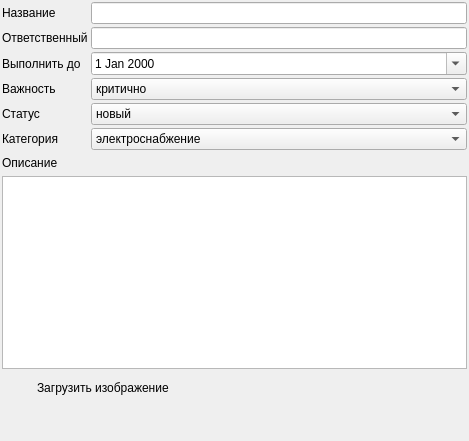
<?xml version="1.0" encoding="UTF-8"?>
<ui version="4.0">
 <class>MarkForm</class>
 <widget class="QWidget" name="MarkForm">
  <property name="geometry">
   <rect>
    <x>0</x>
    <y>0</y>
    <width>469</width>
    <height>441</height>
   </rect>
  </property>
  <property name="windowTitle">
   <string>Form</string>
  </property>
  <layout class="QVBoxLayout" name="verticalLayout">
   <property name="spacing">
    <number>3</number>
   </property>
   <property name="leftMargin">
    <number>2</number>
   </property>
   <property name="topMargin">
    <number>2</number>
   </property>
   <property name="rightMargin">
    <number>2</number>
   </property>
   <property name="bottomMargin">
    <number>2</number>
   </property>
   <item>
    <layout class="QFormLayout" name="formLayout">
     <item row="0" column="0">
      <widget class="QLabel" name="markNameLabel">
       <property name="text">
        <string>Название</string>
       </property>
      </widget>
     </item>
     <item row="0" column="1">
      <widget class="QLineEdit" name="markName"/>
     </item>
     <item row="1" column="0">
      <widget class="QLabel" name="responsibleLabel">
       <property name="text">
        <string>Ответственный</string>
       </property>
      </widget>
     </item>
     <item row="1" column="1">
      <widget class="QLineEdit" name="responsible"/>
     </item>
     <item row="2" column="0">
      <widget class="QLabel" name="dateEditLabel">
       <property name="text">
        <string>Выполнить до</string>
       </property>
      </widget>
     </item>
     <item row="3" column="0">
      <widget class="QLabel" name="importanceLabel">
       <property name="text">
        <string>Важность</string>
       </property>
      </widget>
     </item>
     <item row="3" column="1">
      <widget class="QComboBox" name="importance">
       <item>
        <property name="text">
         <string>критично</string>
        </property>
       </item>
       <item>
        <property name="text">
         <string>важно</string>
        </property>
       </item>
       <item>
        <property name="text">
         <string>в рабочем порядке</string>
        </property>
       </item>
       <item>
        <property name="text">
         <string>в свободное время</string>
        </property>
       </item>
      </widget>
     </item>
     <item row="4" column="0">
      <widget class="QLabel" name="statusLabel">
       <property name="text">
        <string>Статус</string>
       </property>
      </widget>
     </item>
     <item row="4" column="1">
      <widget class="QComboBox" name="status">
       <item>
        <property name="text">
         <string>новый</string>
        </property>
       </item>
       <item>
        <property name="text">
         <string>в работе</string>
        </property>
       </item>
       <item>
        <property name="text">
         <string>на проверку</string>
        </property>
       </item>
      </widget>
     </item>
     <item row="5" column="0">
      <widget class="QLabel" name="categoryLabel">
       <property name="text">
        <string>Категория</string>
       </property>
      </widget>
     </item>
     <item row="5" column="1">
      <widget class="QComboBox" name="category">
       <item>
        <property name="text">
         <string>электроснабжение</string>
        </property>
       </item>
       <item>
        <property name="text">
         <string>водоснабжение</string>
        </property>
       </item>
       <item>
        <property name="text">
         <string>водоотведение</string>
        </property>
       </item>
       <item>
        <property name="text">
         <string>отопление</string>
        </property>
       </item>
       <item>
        <property name="text">
         <string>вентиляция</string>
        </property>
       </item>
       <item>
        <property name="text">
         <string>тепловые сети</string>
        </property>
       </item>
       <item>
        <property name="text">
         <string>слаботочные сети</string>
        </property>
       </item>
       <item>
        <property name="text">
         <string>газоснабжение</string>
        </property>
       </item>
       <item>
        <property name="text">
         <string>технологические решения</string>
        </property>
       </item>
       <item>
        <property name="text">
         <string>архитектурные решения</string>
        </property>
       </item>
      </widget>
     </item>
     <item row="2" column="1">
      <widget class="QDateEdit" name="dateEdit">
       <property name="calendarPopup">
        <bool>true</bool>
       </property>
      </widget>
     </item>
    </layout>
   </item>
   <item>
    <layout class="QHBoxLayout" name="horizontalLayout_3">
     <item>
      <widget class="QLabel" name="label_7">
       <property name="text">
        <string>Описание</string>
       </property>
      </widget>
     </item>
     <item>
      <spacer name="horizontalSpacer_3">
       <property name="orientation">
        <enum>Qt::Horizontal</enum>
       </property>
       <property name="sizeHint" stdset="0">
        <size>
         <width>40</width>
         <height>20</height>
        </size>
       </property>
      </spacer>
     </item>
    </layout>
   </item>
   <item>
    <widget class="QTextEdit" name="description"/>
   </item>
   <item>
    <layout class="QHBoxLayout" name="horizontalLayout">
     <item>
      <widget class="QPushButton" name="loadImage">
       <property name="minimumSize">
        <size>
         <width>32</width>
         <height>32</height>
        </size>
       </property>
       <property name="maximumSize">
        <size>
         <width>32</width>
         <height>32</height>
        </size>
       </property>
       <property name="styleSheet">
        <string notr="true">border-radius:4;
border-color: rgb(255, 255, 255);</string>
       </property>
       <property name="text">
        <string/>
       </property>
      </widget>
     </item>
     <item>
      <widget class="QLabel" name="loadImageLabel">
       <property name="text">
        <string>Загрузить изображение</string>
       </property>
      </widget>
     </item>
     <item>
      <spacer name="horizontalSpacer_2">
       <property name="orientation">
        <enum>Qt::Horizontal</enum>
       </property>
       <property name="sizeHint" stdset="0">
        <size>
         <width>40</width>
         <height>0</height>
        </size>
       </property>
      </spacer>
     </item>
    </layout>
   </item>
   <item>
    <layout class="QVBoxLayout" name="galeryLayout"/>
   </item>
   <item>
    <layout class="QHBoxLayout" name="horizontalLayout_2">
     <item>
      <spacer name="horizontalSpacer">
       <property name="orientation">
        <enum>Qt::Horizontal</enum>
       </property>
       <property name="sizeHint" stdset="0">
        <size>
         <width>40</width>
         <height>20</height>
        </size>
       </property>
      </spacer>
     </item>
     <item>
      <widget class="QPushButton" name="apply">
       <property name="minimumSize">
        <size>
         <width>32</width>
         <height>32</height>
        </size>
       </property>
       <property name="maximumSize">
        <size>
         <width>32</width>
         <height>32</height>
        </size>
       </property>
       <property name="styleSheet">
        <string notr="true">border-radius:4;
border-color: rgb(255, 255, 255);</string>
       </property>
       <property name="text">
        <string/>
       </property>
      </widget>
     </item>
     <item>
      <widget class="QPushButton" name="toArchieve">
       <property name="minimumSize">
        <size>
         <width>32</width>
         <height>32</height>
        </size>
       </property>
       <property name="maximumSize">
        <size>
         <width>32</width>
         <height>32</height>
        </size>
       </property>
       <property name="styleSheet">
        <string notr="true">border-radius:4;
border-color: rgb(255, 255, 255);</string>
       </property>
       <property name="text">
        <string/>
       </property>
      </widget>
     </item>
     <item>
      <widget class="QPushButton" name="cancel">
       <property name="minimumSize">
        <size>
         <width>32</width>
         <height>32</height>
        </size>
       </property>
       <property name="maximumSize">
        <size>
         <width>32</width>
         <height>32</height>
        </size>
       </property>
       <property name="styleSheet">
        <string notr="true">border-radius:4;
border-color: rgb(255, 255, 255);</string>
       </property>
       <property name="text">
        <string/>
       </property>
      </widget>
     </item>
    </layout>
   </item>
  </layout>
  <zorder></zorder>
  <zorder></zorder>
  <zorder>description</zorder>
 </widget>
 <resources/>
 <connections/>
</ui>
